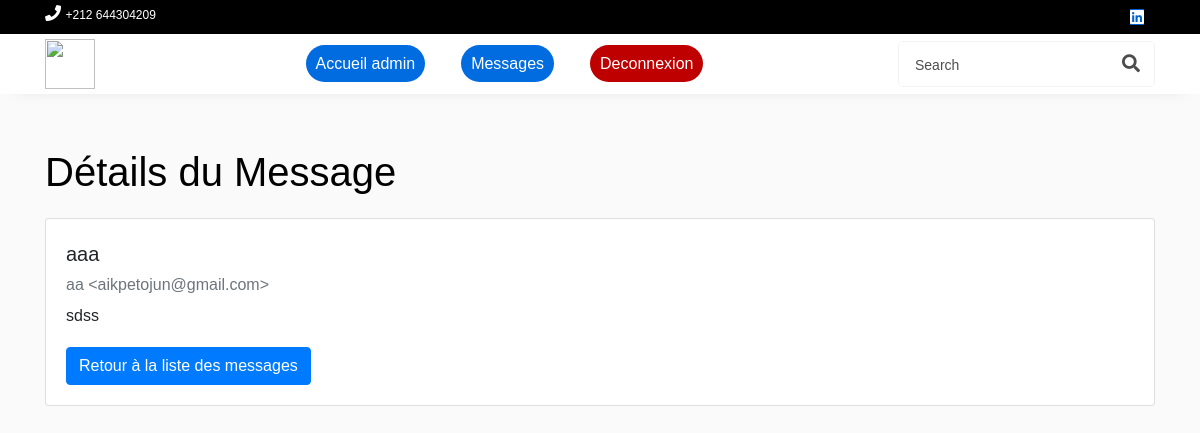
/view_message/1, run on the app's committed database.
### Main/models/models.py (models this page shows)
class Message(db.Model):
    id = db.Column(db.Integer, primary_key=True)
    name = db.Column(db.String(100))
    email = db.Column(db.String(100))
    subject = db.Column(db.String(100))
    statut = db.Column(db.String(100),default="En attente")
    message = db.Column(db.Text)
    date=db.Column(db.DateTime, default=datetime.now)

### Main/routes/admin.py (the view)
@app.route('/view_message/<int:message_id>')
def view_message(message_id):
    message = Message.query.get_or_404(message_id)
    return render_template('view_message.html', message=message)

### Main/templates/view_message.html (shortened to what this page needs)
<!DOCTYPE html>
<html lang="en">
<head>
  <link href="https://stackpath.bootstrapcdn.com/bootstrap/4.5.2/css/bootstrap.min.css" rel="stylesheet">
</head>
<body>
    {% with currentPage='' %}
    {% include 'navbar_admin.html' %}
    {% endwith %}
  <div class="container mt-5">
    <h1>Détails du Message</h1>
    <div class="card mt-3">
      <div class="card-body">
        <h5 class="card-title">{{ message.subject }}</h5>
        <h6 class="card-subtitle mb-2 text-muted">{{ message.name }} &lt;{{ message.email }}&gt;</h6>
        <p class="card-text">{{ message.message }}</p>
        <a href="/messages" class="btn btn-primary">Retour à la liste des messages</a>
      </div>
    </div>
  </div>
</body>
</html>

### data on the page
Message: subject "aaa", name "aa", email "aikpetojun@gmail.com", message "sdss"
